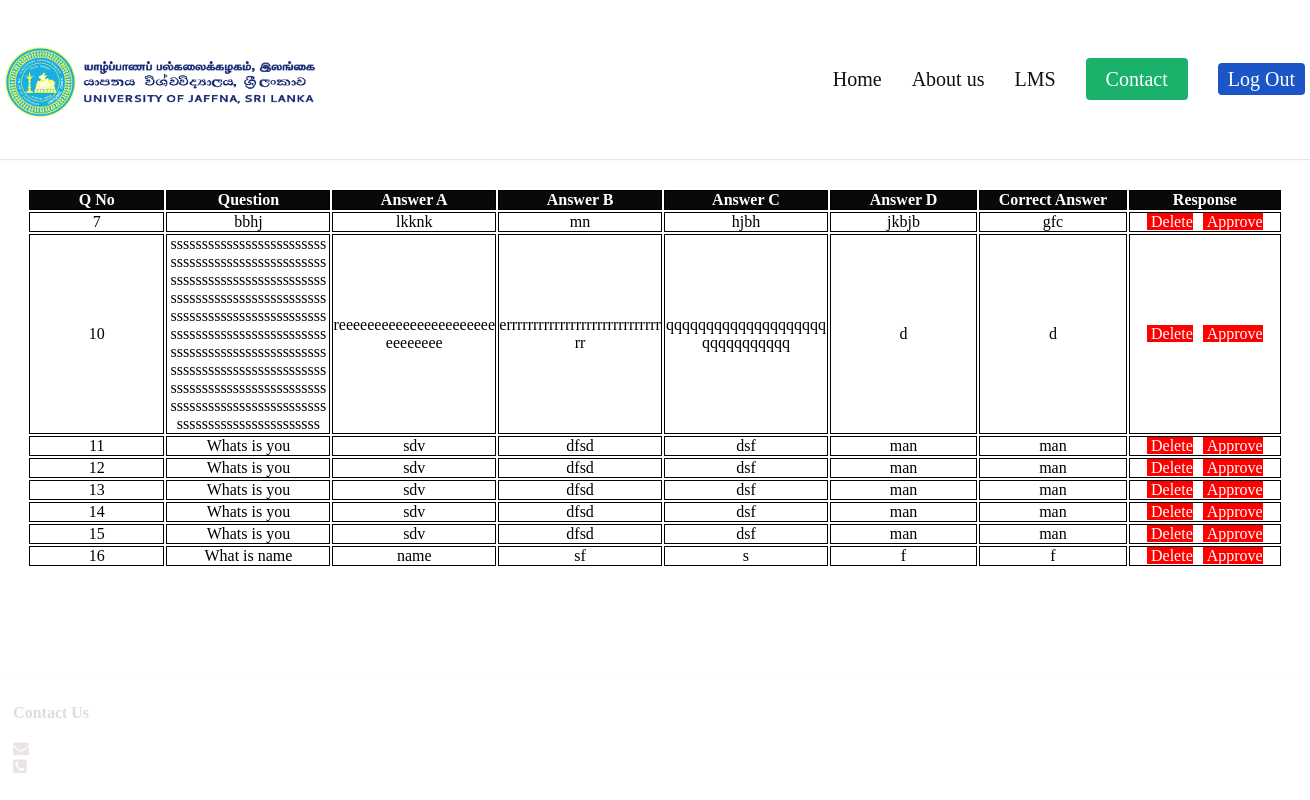
The app's page /admin.php with its own data.
### tables this page shows
CREATE TABLE `test` (
  `ID` int(3) NOT NULL primary key auto_increment,
  `course` varchar(50) NOT NULL,
  `question` varchar(500) NOT NULL,
  `answera` varchar(100) NOT NULL,
  `answerb` varchar(100) NOT NULL,
  `answerc` varchar(100) NOT NULL,
  `answerd` varchar(100) NOT NULL,
  `correctOne` varchar(400) NOT NULL
);

### admin.php (the view, shortened to what this page needs)
<html>
	<head>
		<link rel="stylesheet" type=text/css href=styleadmin.css>
		<link rel="stylesheet" href="https://cdnjs.cloudflare.com/ajax/libs/font-awesome/6.1.1/css/font-awesome.min.css">
        <link rel="stylesheet" href="https://cdnjs.cloudflare.com/ajax/libs/font-awesome/4.7.0/css/font-awesome.css" />
		</head>
	<body  >
		<div id="container">
			<header>
			<div class="inner">
				<div class="logo">
					<div>
						<img src="uoj_logo.png" alt="Google logo">
					</div>
				</div>
				<nav>
					<li><span><a href="departments.php" >Home</a></span></li>
					<li><span><a href="" >About us</a></span></li>
					<li><span><a href="https://lms.jfn.ac.lk/lms/">LMS</a></span></li>
					<li><span><a href="contact.php" class="button">Contact</a></span></li>
					<li><span><a href="login.php" class="lg">Log Out</a></span></li>
				</nav>
			</div>
		</header>
			<div id="content">
                <div class="locations">
					<ul>
						<li><a href="adminMain.php"> Admin Home </a></li>
						<li><a href="admin.php"> &emsp;/&emsp;   Check Questions </a></li>
					</ul>
				</div>
                <div class="table">
                    <table>
                        <tr>
                            <th > Q No </th>
                            <th > Question </th>
                            <th > Answer A </th>
                            <th > Answer B </th>
                            <th > Answer C </th>
                            <th > Answer D </th>
                            <th > Correct Answer </th>
                            <th > Response </th>
                        </tr>
                        <tbody>
                            <?php
                                $con = mysqli_connect('localhost','root','','projectquectionbank');
                                $query= "SELECT * FROM test";
                                $result =mysqli_query($con,$query);
                                while($user=mysqli_fetch_assoc($result))
                                {
                            ?>
                            <tr>
                                <td><?php echo $user['ID']?></td>
                                <td><?php echo $user['question']?></td>
                                <td><?php echo $user['answera']?></td>
                                <td><?php echo $user['answerb']?></td>
                                <td><?php echo $user['answerc']?></td>
                                <td><?php echo $user['answerd']?></td>
                                <td><?php echo $user['correctOne']?></td>
                                <td>
                                    <a href='server.php?id=<?php echo $user['ID']?>' class='btn'>Delete</a>
                                    <a href='server1.php?id=<?php echo $user['ID']?>' class='btn'>Approve</a>
                                </td>
                            </tr>
                            <?php
                                }
                            ?>
                        </tbody>
                    </table>
                 </div>
            </div>
			<div id="footer">
			    <h4>Contact Us</h4><br>
                <ul>
                    <li>
                        <span class="icon"><i class="fa fa-envelope" aria-hidden="true"></i></span>
                        <a class="text" href="mailto:---------------4@gmail.com">---------------4@gmail.com</a>
                    </li>
                    <li>
                        <span class="icon"><i class="fa fa-phone-square" aria-hidden="true"></i></span>
                        <a class="text" href="tel:+94----------">+94----------</a>
                    </li>
                </ul>
            </div>
		</div>
	</body>
</html>

### styleadmin.css (style rules this page uses)
* { margin:0; padding:0; box-sizing: border-box; }
body { background-image:url("R.jpg"); background-size: cover; }
header { width: 100vw; height: 20%; border-bottom: solid 1px rgba(16, 16, 16, 0.1); font-family: 'Poppins'; }
header .inner { width: 1300px; height: 100%; display: block; margin: 0 auto; }
header .logo { display: table; height: 100%; float: left; }
header .logo div { height: 100%; display: table-cell; vertical-align: middle; }
header .logo img { height: 70px; margin-top: 5px; }
header nav { float: right; height: 100%; }
header nav li { display: table; height: 100%; float: left; margin-right: 30px; }
header nav li:last-of-type { margin-right: 0; }
header nav span { display: table-cell; vertical-align: middle; }
header nav a { color: #101010; font-size:20px; }
header nav .button { background-color: #1ab26b; color: #FFF; padding: 10px 20px; border-radius: 4px; }
header nav .lg { background-color: #1b55c8; color: #FFF; padding: 5px 10px; border-radius: 4px; }
#content { border-top:1px solid rgba(239, 239, 239, 0.289); border-bottom:1px solid rgba(239, 239, 239, 0.195); height:65%; width:100%; }
#content li { list-style: none; padding-left:7px; padding-top:5px; font-weight: 400; font-family: 'Roboto', sans-serif; font-size: medium; }
#content li a { color :rgb(255, 255, 255); }
#content .locations ul { position:absolute; display: flex; flex-direction: row; }
#content .table table { display:block; border:2px solid white; margin:25px; height: 450px; overflow-y: scroll; }
th { border:1px solid black; border-collapse:collapse; margin:5px; background-color: rgb(9, 9, 9); width:200px; color: #FFF; align-items: center; }
td { border:1px solid black; border-collapse:collapse; margin:5px; background-color: white; width:200px; text-align: center; max-width: 100px; word-wrap:break-word; }
td a { background-color: red; padding-left: 4px; margin:3px; }
#footer { position:fixed; left:1%; bottom:3%; width:99%; }
#footer h4 { position:static; padding-top: 8px; color:rgb(220, 220, 220); }
#footer li { list-style: none; color:rgb(234, 228, 228); }

### admin.php (style rules this page uses)
a { color:white; text-decoration:none; }

### records on screen
test: ID "7", question "bbhj", answera "lkknk", answerb "mn", answerc "hjbh", answerd "jkbjb", correctOne "gfc"
test: ID "10", question "sssssssssssssssssssssssssssssssssssssssssssssssssssssssssssssssssssssssssssssssssssssssssssssssssssssssssssssssssssssssssssssssssssssssssssssssssssssssssssssssssssssssssssssssssssssssssssssssssssssssssssssssssssssssssssssssssssssssssssssssssssssssssssssssssssssssssssssssss", answera "reeeeeeeeeeeeeeeeeeeeeeeeeeeeee", answerb "errrrrrrrrrrrrrrrrrrrrrrrrrrrrrr", answerc "qqqqqqqqqqqqqqqqqqqqqqqqqqqqqqq", answerd "d", correctOne "d"
test: ID "11", question "Whats is you", answera "sdv", answerb "dfsd", answerc "dsf", answerd "man", correctOne "man"
test: ID "12", question "Whats is you", answera "sdv", answerb "dfsd", answerc "dsf", answerd "man", correctOne "man"
test: ID "13", question "Whats is you", answera "sdv", answerb "dfsd", answerc "dsf", answerd "man", correctOne "man"
test: ID "14", question "Whats is you", answera "sdv", answerb "dfsd", answerc "dsf", answerd "man", correctOne "man"
test: ID "15", question "Whats is you", answera "sdv", answerb "dfsd", answerc "dsf", answerd "man", correctOne "man"
test: ID "16", question "What is name", answera "name", answerb "sf", answerc "s", answerd "f", correctOne "f"
